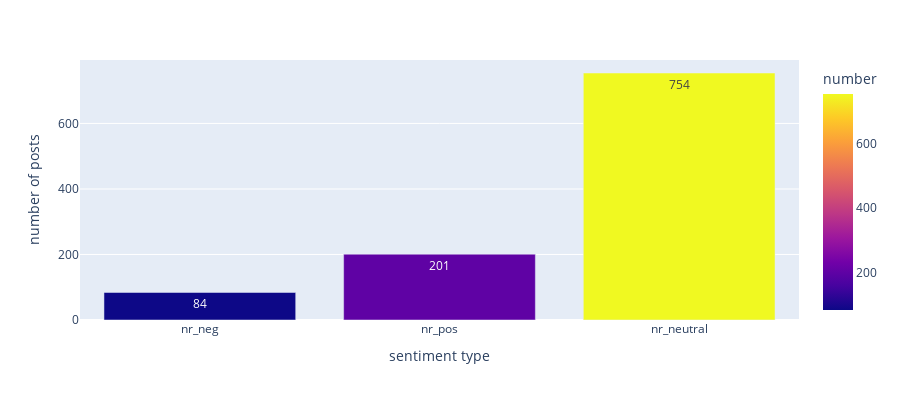
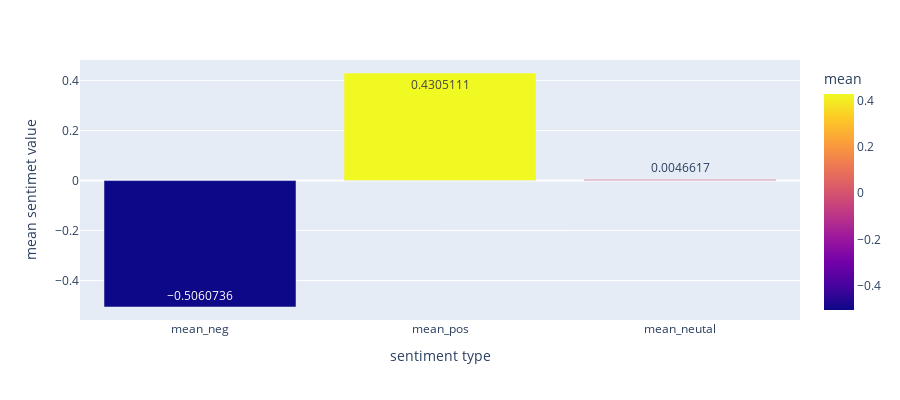

Notebook cell for these charts, in order:
### Code cell
viz(74)

### Figure 1 — Plotly figure (JSON) as saved in the notebook; plotly's stock layout.template omitted (floating-point values rounded to 4 significant figures)
{"data": [{"alignmentgroup": "True", "hovertemplate": "sentiment type=%{x}<br>number of posts=%{y}<br>number=%{marker.color}<extra></extra>", "legendgroup": "", "marker": {"color": [84, 201, 754], "coloraxis": "coloraxis", "pattern": {"shape": ""}}, "name": "", "offsetgroup": "", "orientation": "v", "showlegend": false, "textposition": "auto", "texttemplate": "%{y}", "type": "bar", "x": ["nr_neg", "nr_pos", "nr_neutral"], "xaxis": "x", "y": [84, 201, 754], "yaxis": "y"}], "layout": {"barmode": "relative", "coloraxis": {"colorbar": {"title": {"text": "number"}}, "colorscale": [[0, "#0d0887"], [0.1111, "#46039f"], [0.2222, "#7201a8"], [0.3333, "#9c179e"], [0.4444, "#bd3786"], [0.5556, "#d8576b"], [0.6667, "#ed7953"], [0.7778, "#fb9f3a"], [0.8889, "#fdca26"], [1, "#f0f921"]]}, "height": 400, "legend": {"tracegroupgap": 0}, "margin": {"t": 60}, "xaxis": {"anchor": "y", "domain": [0, 1], "title": {"text": "sentiment type"}}, "yaxis": {"anchor": "x", "domain": [0, 1], "title": {"text": "number of posts"}}}}

### Figure 2 — Plotly figure (JSON) as saved in the notebook; plotly's stock layout.template omitted (floating-point values rounded to 4 significant figures)
{"data": [{"alignmentgroup": "True", "hovertemplate": "sentiment type=%{x}<br>mean sentimet value=%{y}<br>mean=%{marker.color}<extra></extra>", "legendgroup": "", "marker": {"color": [-0.5061, 0.4305, 0.004662], "coloraxis": "coloraxis", "pattern": {"shape": ""}}, "name": "", "offsetgroup": "", "orientation": "v", "showlegend": false, "textposition": "auto", "texttemplate": "%{y}", "type": "bar", "x": ["mean_neg", "mean_pos", "mean_neutal"], "xaxis": "x", "y": [-0.5061, 0.4305, 0.004662], "yaxis": "y"}], "layout": {"barmode": "relative", "coloraxis": {"colorbar": {"title": {"text": "mean"}}, "colorscale": [[0, "#0d0887"], [0.1111, "#46039f"], [0.2222, "#7201a8"], [0.3333, "#9c179e"], [0.4444, "#bd3786"], [0.5556, "#d8576b"], [0.6667, "#ed7953"], [0.7778, "#fb9f3a"], [0.8889, "#fdca26"], [1, "#f0f921"]]}, "height": 400, "legend": {"tracegroupgap": 0}, "margin": {"t": 60}, "xaxis": {"anchor": "y", "domain": [0, 1], "title": {"text": "sentiment type"}}, "yaxis": {"anchor": "x", "domain": [0, 1], "title": {"text": "mean sentimet value"}}}}
